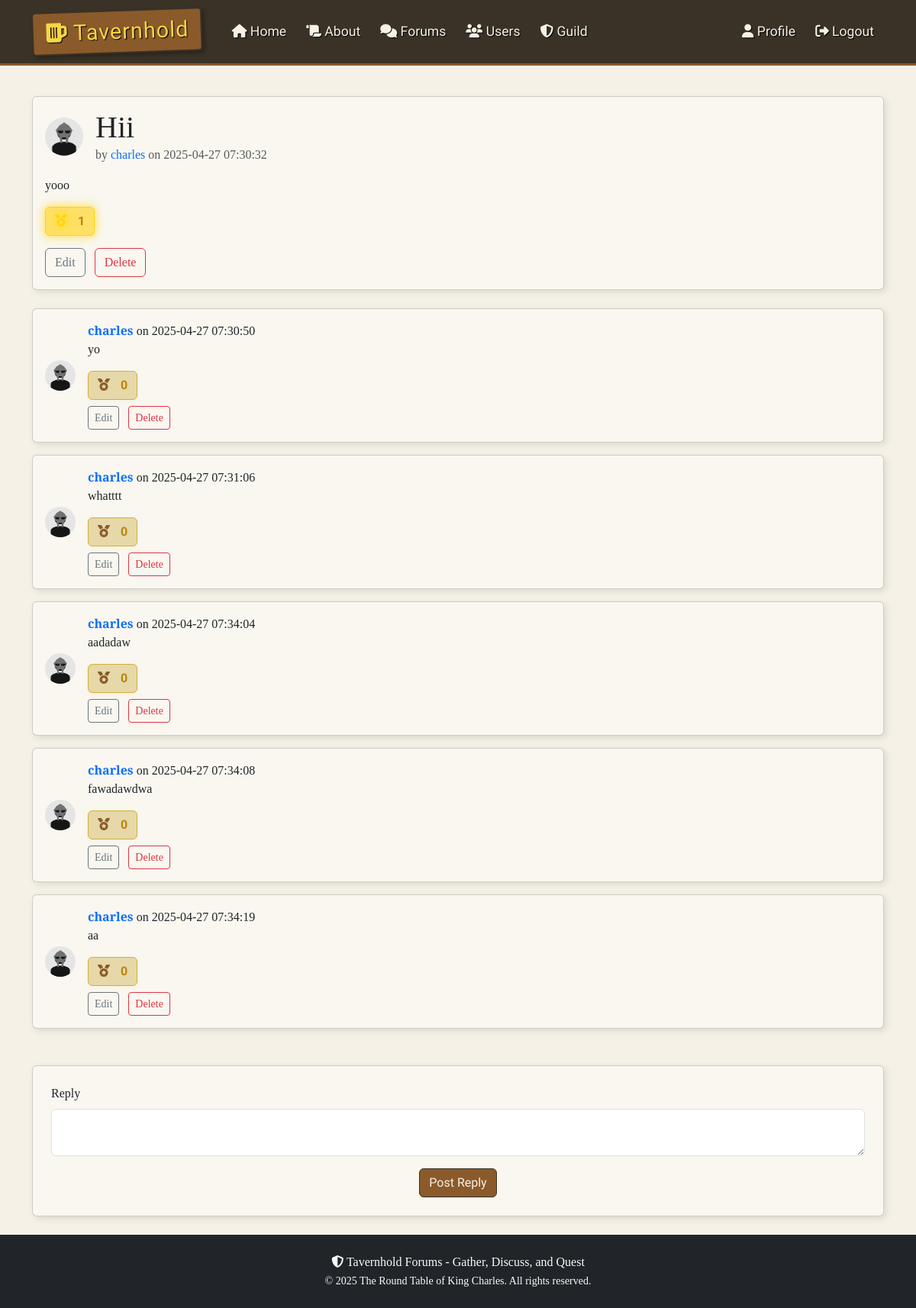
The page /thread/1 (signed in) on the database its author committed.
### thforums/models.py (models this page shows, shortened)
class User(db.Model, UserMixin):
    id = db.Column(db.Integer, primary_key=True)  # unique id for each user
    username = db.Column(db.String(20), unique=True, nullable=False)  # username must be unique
    email = db.Column(db.String(120), unique=True, nullable=False)  # email must be unique
    image_file = db.Column(db.String(20), nullable=False, default="default.png")  # profile picture
    password = db.Column(db.String(60), nullable=False)  # hashed password
    gender = db.Column(db.String(10), nullable=True)  # gender field
    birthdate = db.Column(db.Date, nullable=True)  # birthdate field
    bio = db.Column(db.Text, nullable=True)  # bio field
    threads = db.relationship("Thread", backref="author", lazy=True)  # relationship to threads created by the user
    replies = db.relationship("Reply", backref="author", lazy=True)  # relationship to replies made by the user
    exp = db.Column(db.Integer, nullable=False, default=0)  # exp for user, default 0
    level = db.Column(db.Integer, nullable=False, default=1)  # user level, default 1
    commends_received = db.relationship("Commend", backref="user_target", lazy=True, primaryjoin="User.id==Commend.user_id_target")
    def required_exp_for_next_level(self):
        return 100 * self.level

class Thread(db.Model):
    id = db.Column(db.Integer, primary_key=True)  # unique id for each thread
    title = db.Column(db.String(100), nullable=False)  # thread title
    date_posted = db.Column(db.DateTime, nullable=False, default=datetime.utcnow)  # timestamp of thread creation
    content = db.Column(db.Text, nullable=False)  # thread content
    user_id = db.Column(db.Integer, db.ForeignKey("user.id"), nullable=False)  # foreign key linking to the user who created the thread
    category = db.Column(db.String(50), nullable=False)  # category of the thread
    replies = db.relationship("Reply", backref="thread", lazy=True)  # relationship to replies in the thread
    edited = db.Column(db.Boolean, default=False)  # flag to indicate if the thread was edited
    last_edited = db.Column(db.DateTime)  # timestamp of the last edit
    commends = db.relationship("Commend", backref="thread", lazy=True, primaryjoin="Thread.id==Commend.thread_id")
    def commend_count(self):
        return len([c for c in self.commends if c.thread_id == self.id])
    def is_commended_by(self, user):
        return any(c.user_id == user.id for c in self.commends if c.thread_id == self.id)

class Commend(db.Model):
    id = db.Column(db.Integer, primary_key=True)
    user_id = db.Column(db.Integer, db.ForeignKey("user.id"), nullable=False)
    thread_id = db.Column(db.Integer, db.ForeignKey("thread.id"), nullable=True)
    reply_id = db.Column(db.Integer, db.ForeignKey("reply.id"), nullable=True)
    user_id_target = db.Column(db.Integer, db.ForeignKey("user.id"), nullable=True)  # for user-to-user commend
    __table_args__ = (
        db.UniqueConstraint('user_id', 'thread_id', name='unique_user_thread_commend'),
        db.UniqueConstraint('user_id', 'reply_id', name='unique_user_reply_commend'),
        db.UniqueConstraint('user_id', 'user_id_target', name='unique_user_user_commend'),
    )

class Reply(db.Model):
    id = db.Column(db.Integer, primary_key=True)  # unique id for each reply
    content = db.Column(db.Text, nullable=False)  # reply content
    date_posted = db.Column(db.DateTime, nullable=False, default=datetime.utcnow)  # timestamp of reply creation
    user_id = db.Column(db.Integer, db.ForeignKey("user.id"), nullable=False)  # foreign key linking to the user who made the reply
    thread_id = db.Column(db.Integer, db.ForeignKey("thread.id"), nullable=False)  # foreign key linking to the thread being replied to
    edited = db.Column(db.Boolean, default=False)  # flag to indicate if the reply was edited
    last_edited = db.Column(db.DateTime)  # timestamp of the last edit
    deleted = db.Column(db.Boolean, default=False)  # flag to indicate if the reply is deleted
    commends = db.relationship("Commend", backref="reply", lazy=True, primaryjoin="Reply.id==Commend.reply_id")
    def commend_count(self):
        return len([c for c in self.commends if c.reply_id == self.id])
    def is_commended_by(self, user):
        return any(c.user_id == user.id for c in self.commends if c.reply_id == self.id)

### thforums/routes.py (the view, shortened to what this page needs)
@app.route("/thread/<int:thread_id>", methods=["GET", "POST"])
def view_thread(thread_id):
    thread = Thread.query.get_or_404(thread_id)  # get the thread or return 404 if not found
    form = ReplyForm()
    page = request.args.get("page", 1, type=int)  # get the current page number
    replies = Reply.query.filter_by(thread_id=thread.id).order_by(Reply.date_posted.asc()).paginate(page=page, per_page=5)
    return render_template("thread.html", title=thread.title, thread=thread, form=form, replies=replies)

### thforums/forms.py
class ReplyForm(FlaskForm):
    content = TextAreaField("Reply", validators=[DataRequired()])  # reply content field
    submit = SubmitField("Post Reply")  # submit button

### thforums/models.py (called while the page is built)
@login_manager.user_loader
def load_user(user_id):
    return User.query.get(int(user_id))

### thforums/routes.py (called while the page is built)
@app.context_processor
def inject_random_users():
    random_users = sample(User.query.all(), min(3, User.query.count())) if User.query.count() > 0 else []
    sidebar_exp = None
    sidebar_level = None
    sidebar_exp_required = None
    if current_user.is_authenticated:
        sidebar_exp = current_user.exp
        sidebar_level = current_user.level
        sidebar_exp_required = current_user.required_exp_for_next_level()
    return {
        'random_users': random_users,
        'sidebar_exp': sidebar_exp,
        'sidebar_level': sidebar_level,
        'sidebar_exp_required': sidebar_exp_required
    }

### thforums/templates/thread.html (shortened to what this page needs)
{% extends 'layout.html' %}
{% block content %}
<div class="card mb-4">
    <div class="card-body">
        <div class="d-flex align-items-center mb-3">
            <img src="{{ url_for('static', filename='profile_pics/' + thread.author.image_file) }}"
                 alt="Profile Picture"
                 class="profile-pic me-3">
            <div>
                <h1 class="mb-0">{{ thread.title }}</h1>
                <p class="text-muted mb-0">by <a href="{{ url_for('user_profile', username=thread.author.username) }}" class="text-decoration-none">{{ thread.author.username }}</a> on {{ thread.date_posted.strftime('%Y-%m-%d %H:%M:%S') }}</p>
            </div>
        </div>
        <p>{{ thread.content }}</p>
        <div class="d-flex align-items-center mb-2">
            <button
                class="btn btn-commend-thread me-2 {% if current_user.is_authenticated and thread.is_commended_by(current_user) %}commended{% endif %}"
                data-thread-id="{{ thread.id }}"
                {% if not current_user.is_authenticated %}disabled title="Log in to commend"{% endif %}>
                <i class="fas fa-medal"></i>
                <span class="commend-count">{{ thread.commend_count() }}</span>
            </button>
        </div>
        {% if current_user == thread.author %}
            <div class="mt-3">
                <a href="{{ url_for('edit_thread', thread_id=thread.id) }}" class="btn btn-outline-medieval me-2">Edit</a>
                <form method="POST" action="{{ url_for('delete_thread', thread_id=thread.id) }}" style="display:inline;">
                    <button type="submit" class="btn btn-outline-danger" onclick="return confirm('Are you sure you want to delete this thread?')">Delete</button>
                </form>
            </div>
        {% endif %}
    </div>
</div>
{% for reply in replies.items %}
    <div class="card mb-3">
        <div class="card-body d-flex align-items-center">
            <img src="{{ url_for('static', filename='profile_pics/' + reply.author.image_file) }}"
                 alt="Profile Picture"
                 class="reply-pic me-3">
            <div>
                {% if reply.deleted %}
                    <p class="text-muted"><i>Reply has been deleted</i></p>
                {% else %}
                    <p class="mb-0"><b><a href="{{ url_for('user_profile', username=reply.author.username) }}" class="text-decoration-none">{{ reply.author.username }}</a></b> on {{ reply.date_posted.strftime('%Y-%m-%d %H:%M:%S') }}</p>
                    <p>{{ reply.content }}</p>
                    <div class="d-flex align-items-center mb-2">
                        <button
                            class="btn btn-commend-reply me-2 {% if current_user.is_authenticated and reply.is_commended_by(current_user) %}commended{% endif %}"
                            data-reply-id="{{ reply.id }}"
                            {% if not current_user.is_authenticated %}disabled title="Log in to commend"{% endif %}>
                            <i class="fas fa-medal"></i>
                            <span class="commend-count">{{ reply.commend_count() }}</span>
                        </button>
                    </div>
                    {% if current_user == reply.author %}
                        <div class="mt-2">
                            <a href="{{ url_for('edit_reply', reply_id=reply.id) }}" class="btn btn-sm btn-outline-medieval me-2">Edit</a>
                            <form method="POST" action="{{ url_for('delete_reply', reply_id=reply.id) }}" style="display:inline;">
                                <button type="submit" class="btn btn-sm btn-outline-danger" onclick="return confirm('Are you sure you want to delete this reply?')">Delete</button>
                            </form>
                        </div>
                    {% endif %}
                {% endif %}
            </div>
        </div>
    </div>
{% endfor %}
{% if current_user.is_authenticated %}
    <form method="POST" class="card p-4 mt-4">
        <div class="mb-3">
            {{ form.content.label(class="form-label") }}
            {{ form.content(class="form-control") }}
        </div>
        <div class="text-center">
            {{ form.submit(class="btn btn-medieval") }}
        </div>
    </form>
{% endif %}
{% endblock %}

### thforums/static/css/styles.css (style rules this page uses)
:root { --background-color: #f5f1e6; --background-image: url('https://i.pinimg.com/736x/b9/69/e1/b969e18f60defad33dd623985b8af591.jpg'); --background-repeat: no-repeat; --background-size: 100% 100%; --background-attachment: fixed; --font-family: 'Cinzel', serif; --text-color: #3a3226; --navbar-bg-color: #3a3226; --navbar-border-color: #8b5a2b; --navbar-text-color: #f5f1e6; --btn-bg-color: #8b5a2b; --btn-hover-bg-color: #6d4a2b; --btn-text-color: #f5f1e6; --card-bg-color: #f9f7f0; --card-border-color: #8b5a2b; --alert-bg-color: #f5e7c6; --alert-border-color: #d4b97a; --alert-text-color: #5c3a21; }
html { height: 100%; }
body { background-color: var(--background-color); background-image: var(--background-image); background-repeat: no-repeat; background-size:cover; background-attachment: fixed; font-family: var(--font-family); color: var(--text-color); display: flex; flex-direction: column; min-height: 100%; }
.btn-medieval { background-color: var(--btn-bg-color); color: var(--btn-text-color); border: 1px solid var(--navbar-bg-color); font-family: 'MedievalSharp', cursive; }
.card { box-shadow: 3px 3px 10px rgba(0, 0, 0, 0.1); background-color: var(--card-bg-color); }
.btn-outline-medieval { color: #6c757d; border-color: #6c757d; }
.btn-commend-thread, .btn-commend-reply { background-color: #e6d8a8; color: #8b5a2b; border: 1.5px solid #d4af37; font-family: 'MedievalSharp', cursive; transition: box-shadow 0.2s, background 0.2s, color 0.2s; box-shadow: 0 2px 6px rgba(212,175,55,0.08); }
.btn-commend-thread .fa-medal, .btn-commend-reply .fa-medal { margin-right: 4px; transition: color 0.2s, text-shadow 0.2s; }
.btn-commend-thread.commended, .btn-commend-reply.commended { background-color: #ffe066; color: #b8860b; border-color: #ffd700; box-shadow: 0 0 12px 2px #ffe066; }
.btn-commend-thread.commended .fa-medal, .btn-commend-reply.commended .fa-medal { color: #ffd700; text-shadow: 0 0 8px #ffe066, 0 0 16px #ffd700; }
.btn-commend-thread .commend-count, .btn-commend-reply .commend-count { margin-left: 6px; font-weight: bold; color: #b8860b; }
.profile-pic { width: 50px; height: 50px; border-radius: 50%; margin-right: 10px; }
.reply-pic { width: 40px; height: 40px; border-radius: 50%; margin-right: 10px; }

### rows shown on the page
User: image_file (placeholder picture), author.username "charles"
Thread: title "Hii", date_posted "2025-04-27 07:30:32", content "yooo"
Commend: commend_count "1"
Reply: image_file (placeholder picture), author.username "charles", date_posted "2025-04-27 07:30:50", content "yo", commend_count "0"
Reply: image_file (placeholder picture), author.username "charles", date_posted "2025-04-27 07:31:06", content "whatttt", commend_count "0"
Reply: image_file (placeholder picture), author.username "charles", date_posted "2025-04-27 07:34:04", content "aadadaw", commend_count "0"
Reply: image_file (placeholder picture), author.username "charles", date_posted "2025-04-27 07:34:08", content "fawadawdwa", commend_count "0"
Reply: image_file (placeholder picture), author.username "charles", date_posted "2025-04-27 07:34:19", content "aa", commend_count "0"
